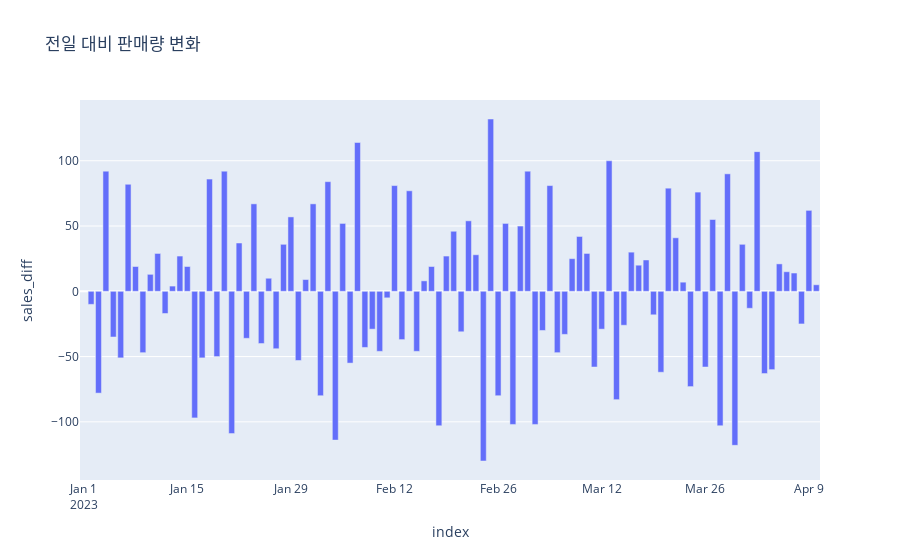

The notebook cell saved with this chart:
### Markdown cell above
--- 

## 5. 데이터 시프트와 차분

### 💡 개념 (Concept)

> 시계열 분석에서는 현재 시점의 데이터를 과거의 데이터와 비교하는 작업이 매우 흔합니다.
> 
> - **`shift()`**: 데이터의 인덱스는 그대로 둔 채, 값만 특정 기간만큼 뒤로(또는 앞으로) 밀어냅니다. 어제 데이터와 오늘 데이터를 나란히 놓고 비교하거나, 시계열 예측 모델의 피처(feature)를 만들 때 사용됩니다.
> - **`diff()`**: 현재 시점의 데이터에서 바로 이전 시점의 데이터를 뺀 값(차분)을 계산합니다. 데이터의 추세(trend)를 제거하고 정상성(stationarity)을 가진 데이터로 변환하기 위해 사용되며, 변화량 자체를 분석할 때 유용합니다.

### Code cell
# shift() 예제
# 'sales'를 한 칸 뒤로 밀어 'yesterday_sales' 컬럼 생성 - 차분
ts_df['yesterday_sales'] = ts_df['sales'].shift(1)

# diff() 예제
# 어제 대비 오늘의 판매량 변화 계산
ts_df['sales_diff'] = ts_df['sales'].diff(1)

print(ts_df[['sales', 'yesterday_sales', 'sales_diff']].head())

# 일별 판매량 변화량 시각화
fig = px.bar(ts_df, y='sales_diff', title='전일 대비 판매량 변화')
fig.show()
